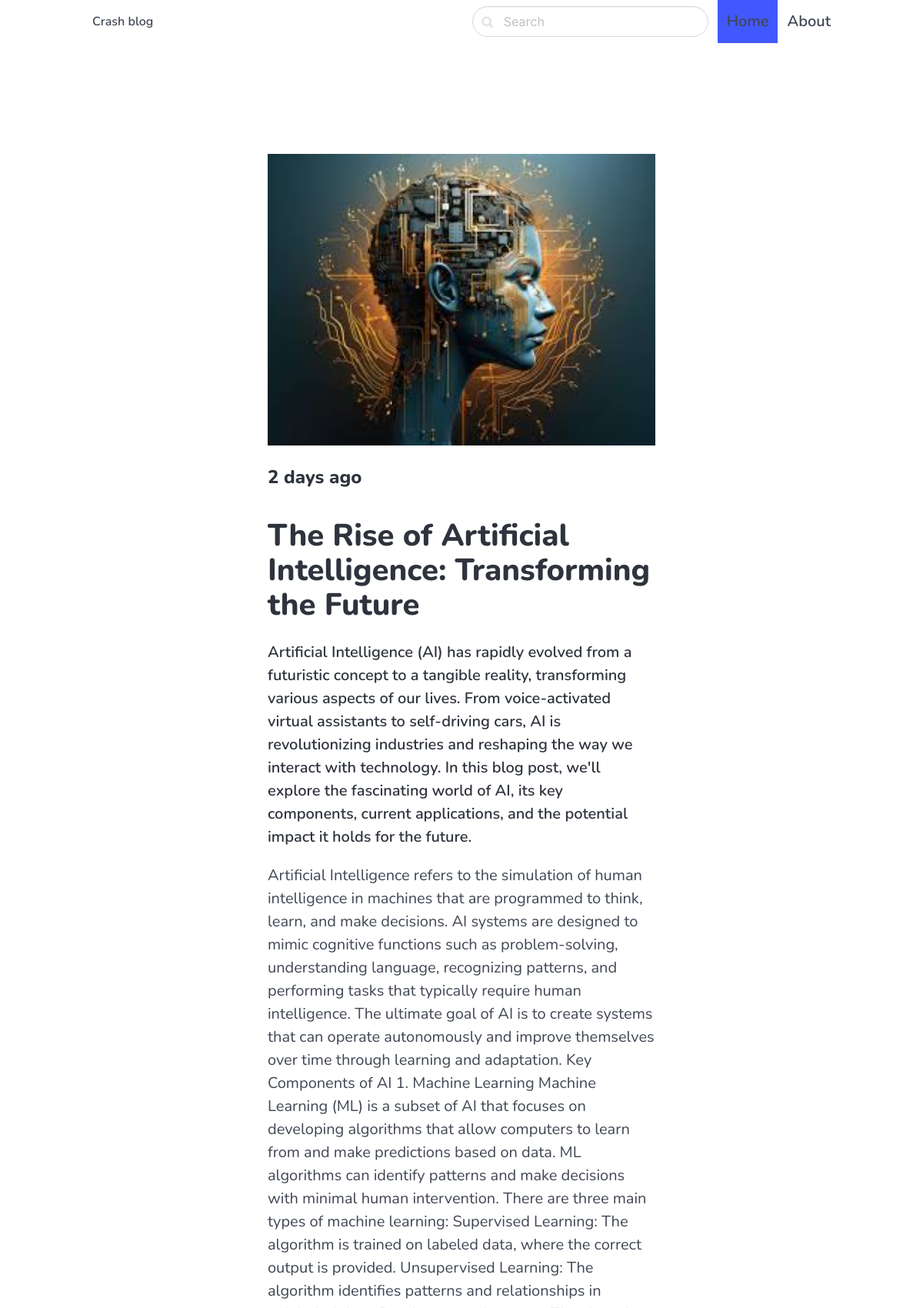
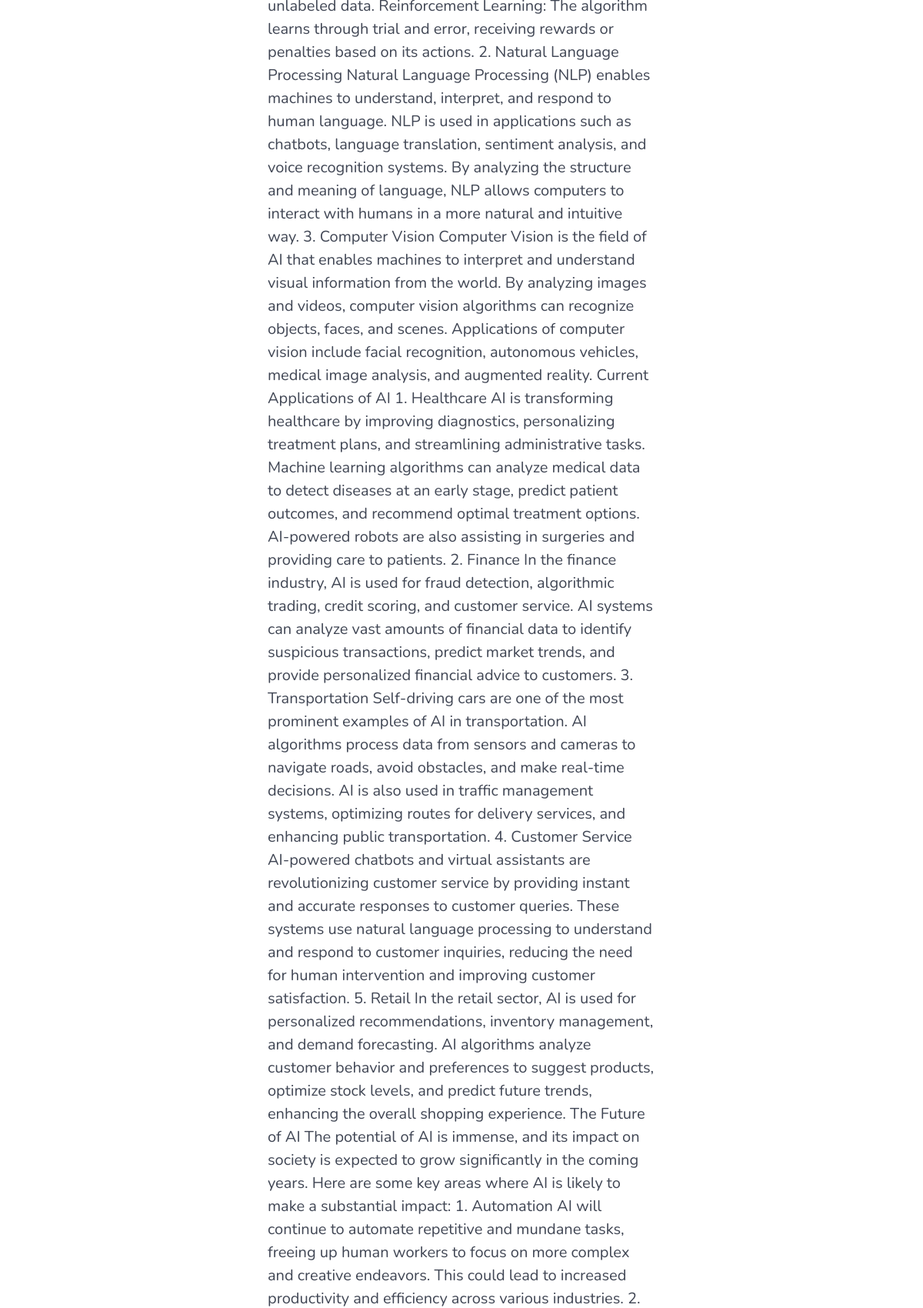
Page /ai/ise-of-artificial-intelligence (upper part) on the committed database (2 pictures, top to bottom).
### blog/models.py (models this page shows, shortened)
class Post(models.Model):
    ACTIVE = 'active'
    DRAFT = 'draft'
    CHOICES_STATUS =(
        (ACTIVE, 'Active'),
        (DRAFT, 'Draft')
    )
    category = models.ForeignKey(Category, related_name='posts', on_delete=models.CASCADE)
    title = models.CharField(max_length=255)
    slug = models.SlugField()
    intro = models.TextField()
    body = models.TextField()
    created_at = models.DateTimeField(auto_now_add=True)
    status = models.CharField(max_length=10, choices=CHOICES_STATUS, default=ACTIVE)
    image = models.ImageField(upload_to="uploads/", blank=True, null=True)
    class Meta:
        ordering = ('-created_at',)

### blog/views.py (the view)
# urls.py: path('<slug:category_slug>/<slug:slug>', views.detail, name='post_detail'),
def detail(request, category_slug, slug):
    post = get_object_or_404(Post, slug=slug, status=Post.ACTIVE)
    if request.method == 'POST':
        form = CommentForm(request.POST)
        if form.is_valid():
            comment = form.save(commit=False)
            comment.post = post
            comment.save()
            return redirect('post_detail', category_slug=category_slug, slug=slug)  # Include category_slug
    else:
        form = CommentForm()
    return render(request, 'blog/detail.html', {'post': post, 'form': form})

### blog/forms.py
class CommentForm(forms.ModelForm):
    class Meta:
        model = Comment
        fields = ['name', 'body']

### blog/models.py (called while the page is built)
    def __str__(self):
        return self.title

### blog/templates/blog/detail.html (shortened to what this page needs)
{% extends "core/base.html" %}
{% block content %}
    <section class="hero ">
        <div class="hero-body">
            <div class="container">
                <section class="section">
                    <div class="columns">
                        <div class="column is-8 is-offset-2">
                            <div class="content is-medium">
                                {% if post.image %}
                                    <figure class="image">
                                        <img src="{{ post.image.url }}">
                                    </figure>
                                {% endif %}
                                <h2 class="subtitle is-4">{{ post.created_at|timesince }} ago</h2>
                                <h1 class="title">{{ post.title }}</h1>
                                <p><strong> {{ post.intro }} </strong></p>
                                <p>{{ post.body }}</p>
                            </div>
                        </div>
                    </div>
                </section>
            </div>
        </div>
    </section>
{% endblock %}

### core/templates/core/base.html (style rules this page uses)
body { font-family: 'Nunito', sans-serif; }

### rows in the picture
Post: image (picture), created_at "2 days", title "The Rise of Artificial Intelligence: Transforming the Future", intro "Artificial Intelligence (AI) has rapidly evolved from a futuristic concept to a tangible reality, transforming various aspects of our lives. From voice-activated virtual assistants to self-driving cars, AI is revolutionizing industries and reshaping the way we interact with technology. In this blog post, we'll explore the fascinating world of AI, its key components, current applications, and the potential impact it holds for the future."
